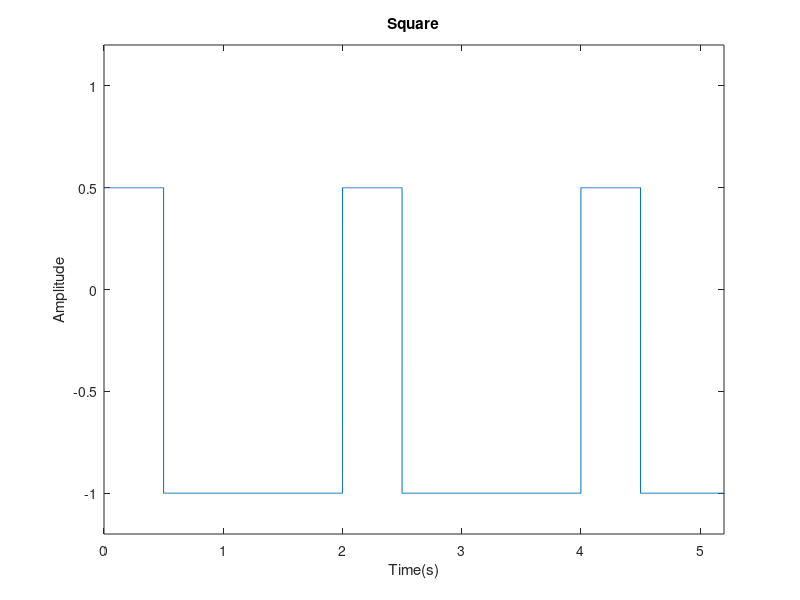

The MATLAB source for this figure:
function tema1()
s = 5000;
t = 0:1/s:100;
x2 = square(pi*t,25);
for i = 1:1:length(x2)
   if x2(i) > 0
       x2(i) = x2(i)/2;
   end
end
plot(t,x2)
axis([0 5.2 -1.2 1.2])
xlabel('Time(s)')
ylabel('Amplitude')
title('Square')
end